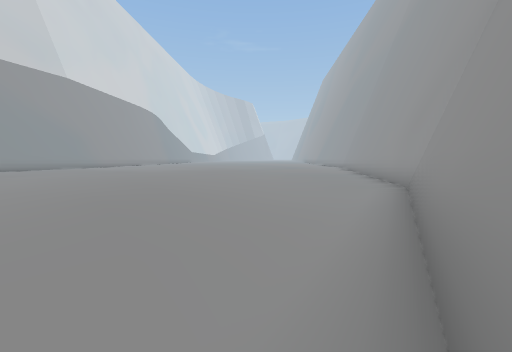
[1] (above)

16 first-person views from a walk through a scene from a Unity 3-D project. The camera is 1.2 m above the floor, tilts 4° down and sees 90° across. The floor is counted in squares, 1.91 m on a side. Each view is taken from the middle of a square. On the plan, view 1 faces up. The plan holds only what a view shows up to about 9 squares ahead; the rest is blank. The place goes on beyond the plan. The player character is not drawn.

[2]
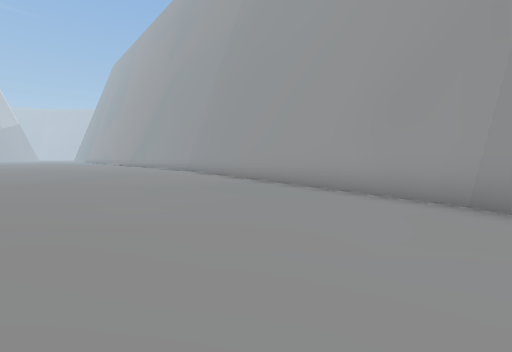

[3]
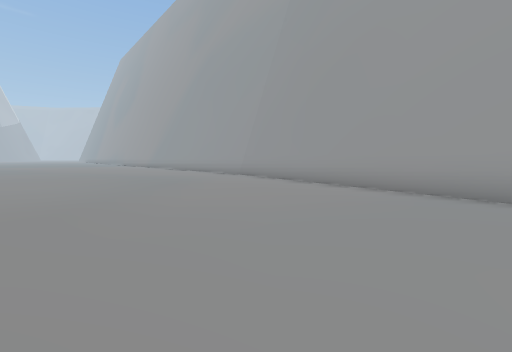

[4]
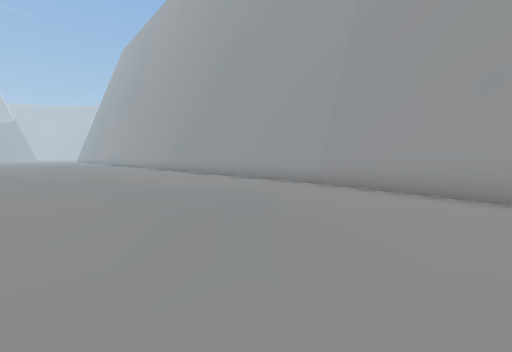

[5]
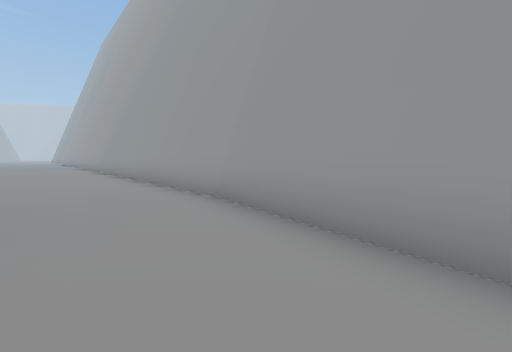

[6]
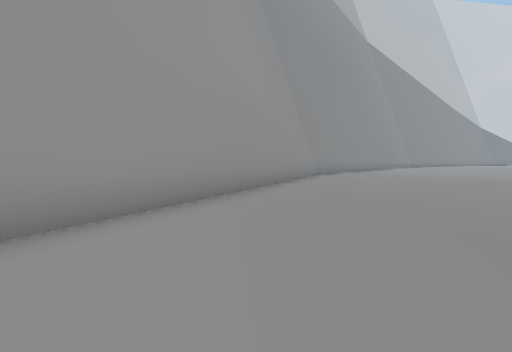

[7]
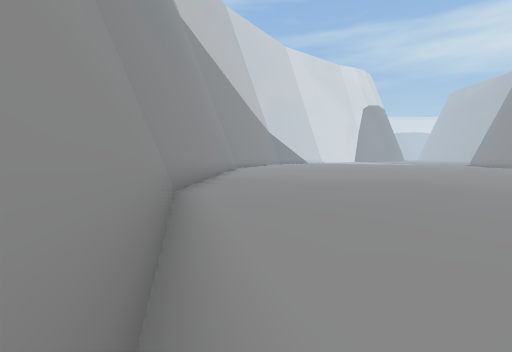

[8]
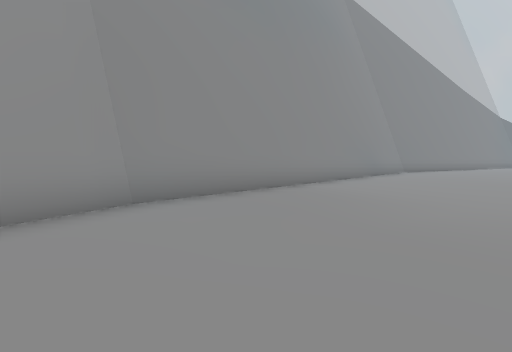

[9]
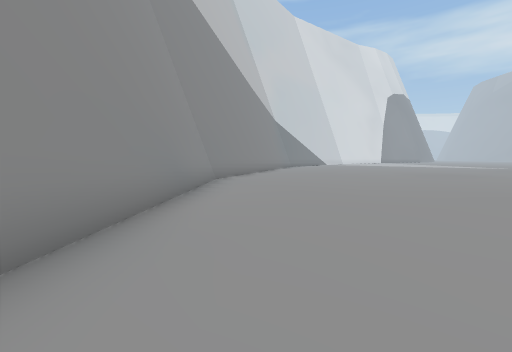

[10]
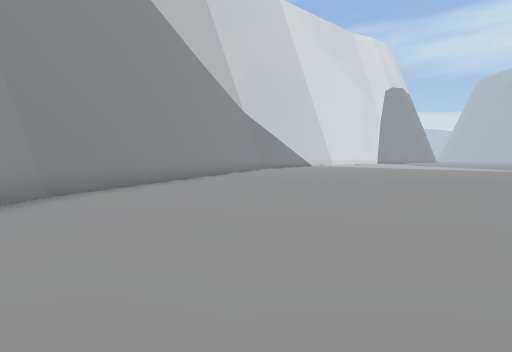

[11]
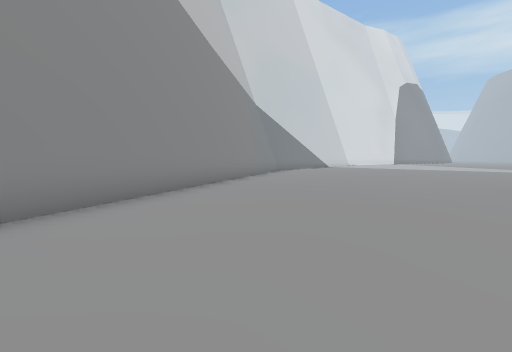

[12]
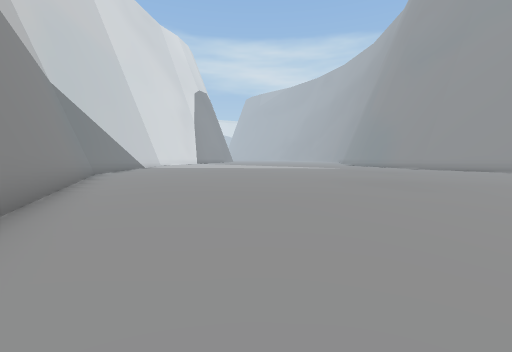

[13]
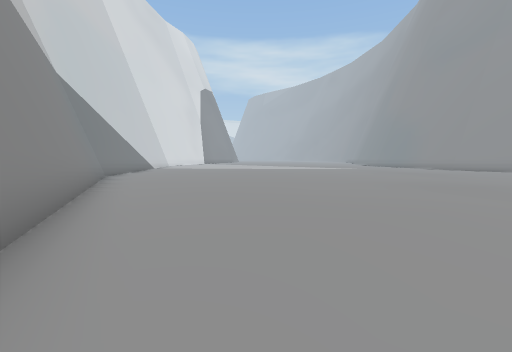

[14]
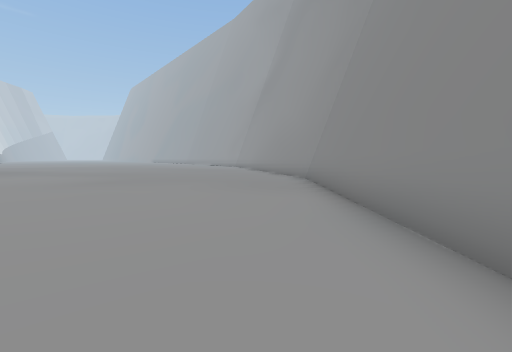

[15]
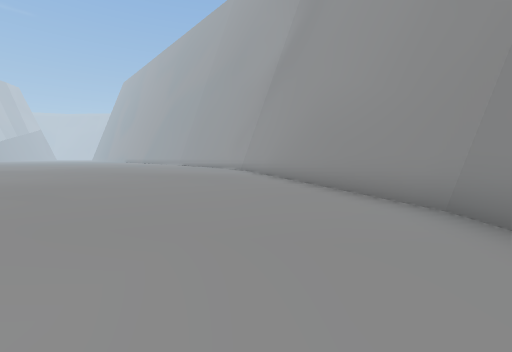

[16]
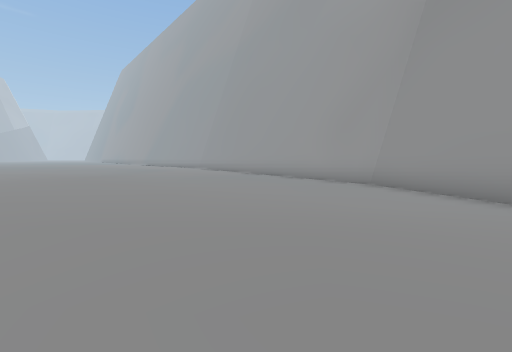

### Floor plan
Points are (right, up) in squares from view 1. A wall is a line through its corners. A room is listed if a view was taken in it or the views show most of it. See-through windows are left out.
Room 1 (views 1, 2, 3, 4, 5, 6, 7, 8, 9, 10, 11, 12, 13, 14, 15, 16)
walls: (1.5, 1.7) (3.5, 5.3); (-2.3, -4.7) (3.3, 5.4); (3.4, 5.3) (5.7, 16.4); (-10.6, -12.4) (-2.2, -4.5); (-10.4, -12.5) (-2, -4.6) (0, -1); (5.7, 16.3) (6.1, 22.8); (-17, -15.5) (-10.4, -12.3)

Where each view was taken, in squares from view 1:
view 1: 0 up, 0 right, facing up
view 2: 5 up, 1 left, facing up-right
view 3: 9 up, 1 left, facing up-right
view 4: 13 up, 0 right, facing up-right
view 5: 13 up, 3 right, facing up-right
view 6: 5 up, 0 right, facing down
view 7: 0 up, 0 right, facing down-left
view 8: 1 down, 4 left, facing down
view 9: 6 down, 6 left, facing down-left
view 10: 7 down, 10 left, facing down-left
view 11: 9 down, 11 left, facing down-left
view 12: 11 down, 11 left, facing left
view 13: 12 down, 12 left, facing left
view 14: 9 down, 9 left, facing up-right
view 15: 5 down, 6 left, facing up-right
view 16: 3 up, 3 left, facing up-right
